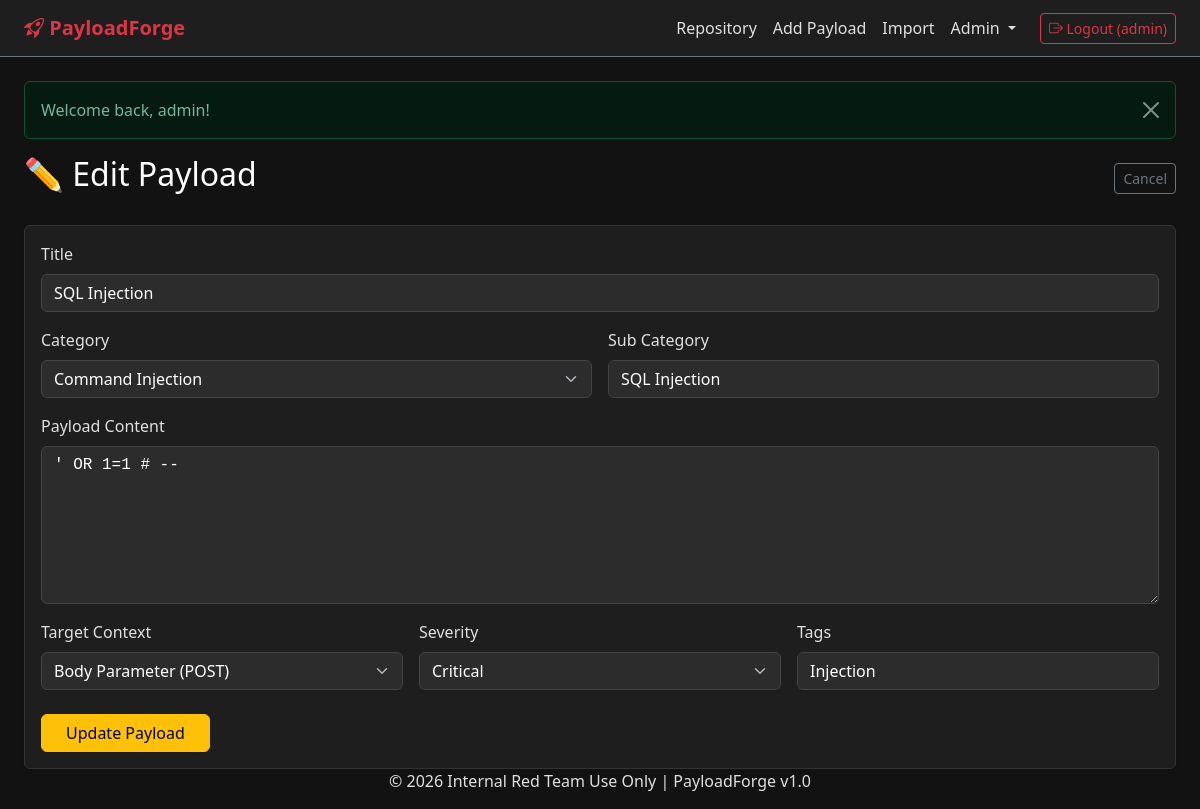
The page /payload_edit.php?id=1 (signed in) on the database its author committed.
### tables this page shows
CREATE TABLE `payloads` (
  `id` int(11) NOT NULL AUTO_INCREMENT,
  `title` varchar(255) NOT NULL,
  `payload_content` text NOT NULL,
  `category_id` int(11) DEFAULT NULL,
  `sub_category` varchar(100) DEFAULT NULL,
  `target_context` varchar(50) DEFAULT NULL,
  `encoding` varchar(50) DEFAULT NULL,
  `severity` enum('Low','Medium','High','Critical') DEFAULT 'Medium',
  `tags` varchar(255) DEFAULT NULL,
  `author_id` int(11) DEFAULT NULL,
  `approval_status` enum('pending','approved') DEFAULT 'approved',
  `created_at` timestamp NOT NULL DEFAULT current_timestamp(),
  `updated_at` timestamp NOT NULL DEFAULT current_timestamp() ON UPDATE current_timestamp(),
  PRIMARY KEY (`id`),
  KEY `category_id` (`category_id`),
  KEY `author_id` (`author_id`),
  CONSTRAINT `payloads_ibfk_1` FOREIGN KEY (`category_id`) REFERENCES `categories` (`id`),
  CONSTRAINT `payloads_ibfk_2` FOREIGN KEY (`author_id`) REFERENCES `users` (`id`)
);

CREATE TABLE `categories` (
  `id` int(11) NOT NULL AUTO_INCREMENT,
  `name` varchar(100) NOT NULL,
  PRIMARY KEY (`id`),
  UNIQUE KEY `name` (`name`)
);

### payload_edit.php (the view, shortened to what this page needs)
<?php
require 'includes/header.php';
$id = $_GET['id'] ?? 0;
$stmt = $pdo->prepare("SELECT * FROM payloads WHERE id = ?");
$stmt->execute([$id]);
$payload = $stmt->fetch();
$cats = $pdo->query("SELECT * FROM categories ORDER BY name")->fetchAll();
?>
<div class="main-content">
    <div class="d-flex justify-content-between align-items-center mb-4">
        <h2 class="text-white">✏️ Edit Payload</h2>
        <a href="payload_view.php?category_id=<?= $payload['category_id'] ?>" class="btn btn-outline-secondary btn-sm">Cancel</a>
    </div>
    <div class="card shadow-sm border-warning">
        <div class="card-body">
            <form action="actions/payload_crud.php" method="POST">
                <div class="mb-3">
                    <label class="form-label">Title</label>
                    <input type="text" name="title" class="form-control" value="<?= h($payload['title']) ?>" required>
                </div>
                <div class="row g-3 mb-3">
                    <div class="col-md-6">
                        <label class="form-label">Category</label>
                        <select name="category_id" class="form-select" required>
                            <?php foreach($cats as $c): ?>
                                <option value="<?= $c['id'] ?>" <?= $c['id'] == $payload['category_id'] ? 'selected' : '' ?>>
                                    <?= h($c['name']) ?>
                                </option>
                            <?php endforeach; ?>
                        </select>
                    </div>
                    <div class="col-md-6">
                        <label class="form-label">Sub Category</label>
                        <input type="text" name="sub_category" class="form-control" value="<?= h($payload['sub_category']) ?>">
                    </div>
                </div>
                <div class="mb-3">
                    <label class="form-label">Payload Content</label>
                    <textarea name="payload_content" class="form-control font-monospace" rows="6" style="background: #000; color: #00e676; border-color: #444;" required><?= h($payload['payload_content']) ?></textarea>
                </div>
                <div class="row g-3 mb-4">
                    <div class="col-md-4">
                        <label class="form-label">Target Context</label>
                        <select name="target_context" class="form-select">
                            <?php
                            $ctxs = ['URL Parameter (GET)', 'Body Parameter (POST)', 'JSON Body', 'HTTP Header', 'Cookie'];
                            foreach($ctxs as $ctx) {
                                $sel = ($ctx == $payload['target_context']) ? 'selected' : '';
                                echo "<option $sel>$ctx</option>";
                            }
                            ?>
                        </select>
                    </div>
                    <div class="col-md-4">
                        <label class="form-label">Severity</label>
                        <select name="severity" class="form-select">
                            <?php
                            $sevs = ['Low', 'Medium', 'High', 'Critical'];
                            foreach($sevs as $sev) {
                                $sel = ($sev == $payload['severity']) ? 'selected' : '';
                                echo "<option $sel>$sev</option>";
                            }
                            ?>
                        </select>
                    </div>
                    <div class="col-md-4">
                        <label class="form-label">Tags</label>
                        <input type="text" name="tags" class="form-control" value="<?= h($payload['tags']) ?>">
                    </div>
                </div>
                <button type="submit" class="btn btn-warning px-4">Update Payload</button>
            </form>
        </div>
    </div>
</div>
<?php require 'includes/footer.php'; ?>

### assets/style.css (style rules this page uses)
:root { --bg-dark: #121212; --component-bg: #1e1e1e; --border-color: #333; --text-main: #e0e0e0; --text-muted: #a0a0a0; --primary: #2979ff; --success: #00e676; --danger: #ff5252; }
body { font-family: 'Segoe UI', system-ui, sans-serif; background-color: var(--bg-dark); color: var(--text-main); }
.card { background-color: var(--component-bg) !important; border: 1px solid var(--border-color) !important; color: var(--text-main) !important; }
.form-control, .form-select { background-color: #2c2c2c !important; border: 1px solid #444 !important; color: #fff !important; }

### rows shown on the page
payloads: title "SQL Injection", category_id "Command Injection", sub_category "SQL Injection", payload_content "' OR 1=1 # --", tags "Injection"

### other values the page prints
$_SESSION['username'] "admin"
$msg "Welcome back, admin!"
form field target_context "Body Parameter (POST)"
form field severity "Critical"
